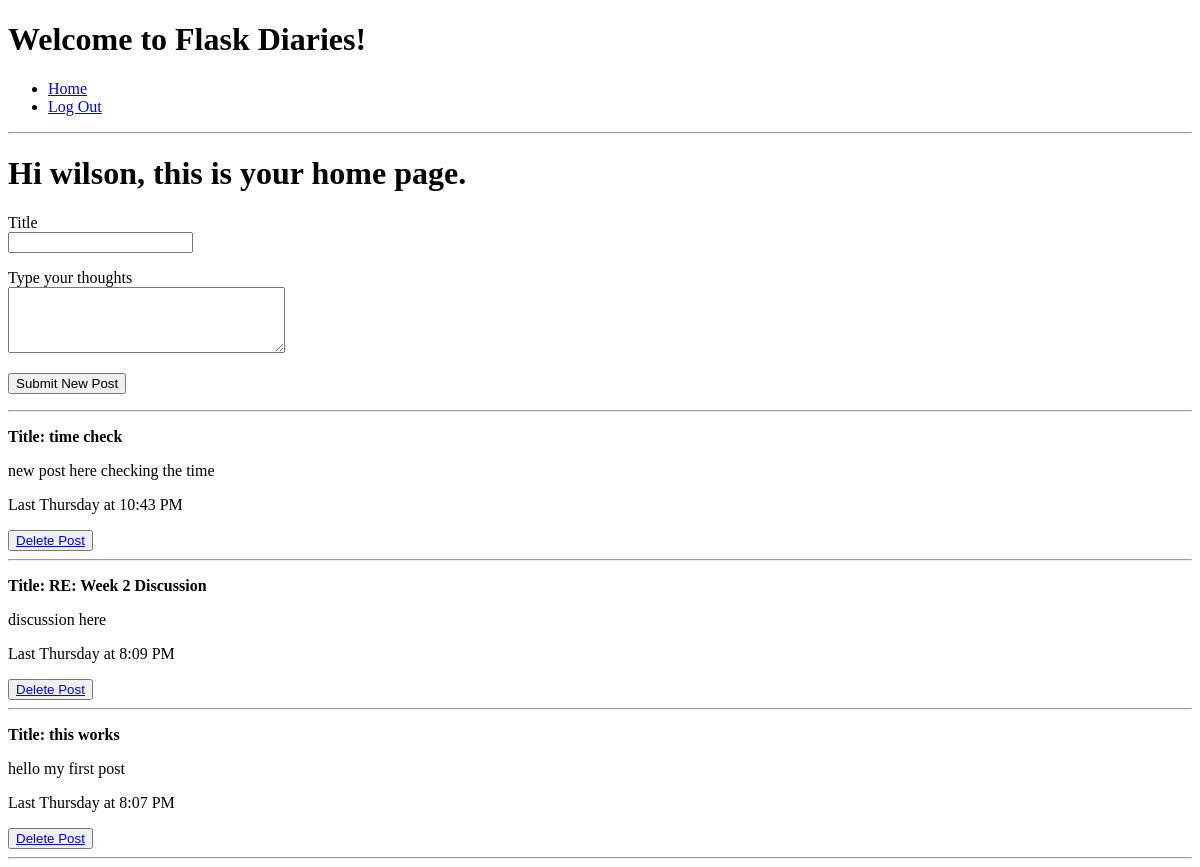
Before: /index (signed in) with the older database file.
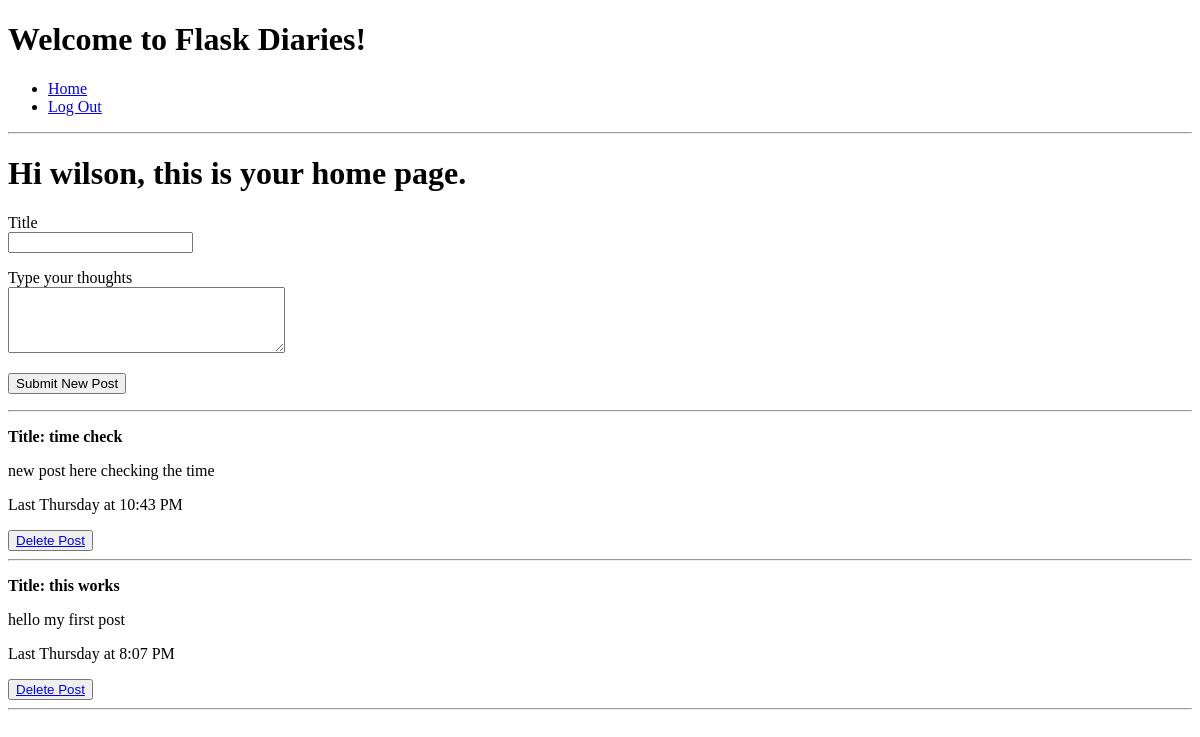
After: the same page with the newer database file.
### app/models.py (models this page shows, shortened)
class User(UserMixin, db.Model):
    id = db.Column(db.Integer, primary_key=True)
    username = db.Column(db.String(64), index=True, unique=True)
    password_hash = db.Column(db.String(128))
    posts = db.relationship('Post', backref='author', lazy='dynamic')

class Post(db.Model):
    id = db.Column(db.Integer, primary_key=True)
    title = db.Column(db.String(100))
    body = db.Column(db.String(500))
    timestamp = db.Column(db.DateTime, index=True, default=datetime.utcnow)
    user_id = db.Column(db.Integer, db.ForeignKey('user.id'))

### app/routes.py (the view)
@app.route('/', methods=['GET', 'POST'])
@app.route('/index', methods=['GET', 'POST'])
@login_required
def index():
    addPostForm = AddPostForm()
    if addPostForm.validate_on_submit():
        post = Post(title=addPostForm.title.data, body=addPostForm.post.data, author=current_user)
        db.session.add(post)
        db.session.commit()
        flash('Your post is now live!')
        return redirect(url_for('index'))
    posts = current_user.posts.order_by(Post.timestamp.desc())
    return render_template('index.html', title='Home', addPostForm=addPostForm, posts=posts)

### app/forms.py
class AddPostForm(FlaskForm):
    title = StringField('Title', validators=[DataRequired(), Length(min=1, max=100)])
    post = TextAreaField('Type your thoughts', validators=[DataRequired(), Length(min=1, max=500)])
    submit = SubmitField('Submit New Post')

### app/models.py (called while the page is built)
@login.user_loader
def load_user(id):
    return User.query.get(int(id))

### app/templates/index.html (shortened to what this page needs)
{% extends 'base.html' %}
{% block content %}
    <h1>Hi {{current_user.username}}, this is your home page.</h1>
    <form action='' method='post'>
        <p>
            {{ addPostForm.title.label }}<br>
            {{ addPostForm.title(cols=32, rows=4) }}<br>
        </p>
        <p>
            {{ addPostForm.post.label }}<br>
            {{ addPostForm.post(cols=32, rows=4) }}<br>
        </p>
        <p>{{ addPostForm.submit() }}</p>
    </form>
    <hr>
    {% for post in posts %}
        <p><b>Title: {{ post.title }}</b></p>
        <p>{{ post.body }}</p>
        <p>{{ moment(post.timestamp).calendar() }}</p>
        <button><a href="{{ url_for('delete', post_id=post.id) }}">Delete Post</a></button>
    <hr>
    {% endfor %}
{% endblock %}

### app/templates/base.html (shortened to what this page needs)
<!DOCTYPE html>
<html>
    <head>
        <link rel="stylesheet" href="">
    </head>
    <body>
        <h1>Welcome to Flask Diaries!</h1>
        <div>
            <ul>
                <li><a class="{% if request.endpoint == "index" %} active {% endif %}" href="{{ url_for("index") }}">Home</a></li>
                {% if current_user.is_anonymous %}
                <li><a class="{% if request.endpoint == "login" %} active {% endif %}" href="{{ url_for("login") }}">Log In</a></li>
                {% else %}
                <li><a class="{% if request.endpoint == "logout" %} active {% endif %}" href="{{ url_for("logout") }}">Log Out</a></li>
                {% endif %}
            </ul>
        </div>
        <hr>
        {% block content %}{% endblock %}
    </body>
</html>

Changed rows visible on the page:
removed Post: title "RE: Week 2 Discussion", body "discussion here", timestamp "Last Thursday at 8:09 PM"
